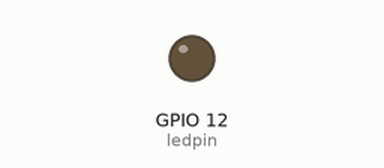
A program run on a simulated Raspberry Pi (BCM pin numbers). Shown: output pins drawn as LEDs (lit = HIGH).

Above: at 0.05 s.
At 1.45 s:
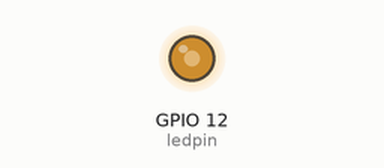
At 2.85 s:
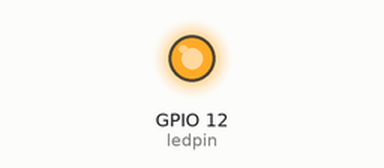
At 5.7 s:
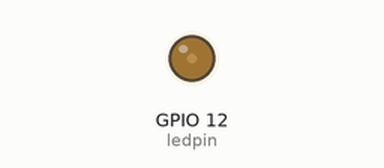
Timing chart, 0 to 9.4 s (numbered marks = the images above):
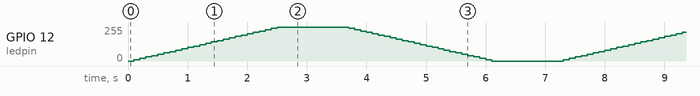

The program:

3.1_pwm.py
```python
#!/usr/bin/env python
import RPi.GPIO as GPIO       # Подключение модуля GPIO
import time                   # Подключение модуля time

ledpin = 12

GPIO.setmode(GPIO.BCM)        # Установка режима GPIO.BCM
GPIO.setup(ledpin, GPIO.OUT)  # 12 пин настраиваем на вывод
GPIO.setwarnings(False)       # Обработка ошибок

pwm = GPIO.PWM(ledpin, 1000)     # Установка частоты шим - 1KHz
pwm.start(0)                     # Скважность = 0

def loop():                           # Основная программа
    while True:
        for DC in range(0, 101, 4):   # Уменьшение скважности (%): 0~100
            pwm.ChangeDutyCycle(DC)   # Изменить скважность
            time.sleep(0.1)
        time.sleep(1)
        for DC in range(100, -1, -4): # Уменьшение скважности (%): 100~0
            pwm.ChangeDutyCycle(DC)   # Изменить скважность
            time.sleep(0.1)
        time.sleep(1)

def destroy():                        # Функция очистки портов
    pwm.stop()                        # Остановка ШИМ
    GPIO.output(ledpin, GPIO.HIGH)    # Светодиод выключен
    GPIO.cleanup()                    # Возврат пинов в исходное состояние

if __name__ == '__main__':     # Начало выполнения программы
    try:
        loop()
    except KeyboardInterrupt:  # Прерывание при нажатии 'Ctrl+C'
        destroy()
```
